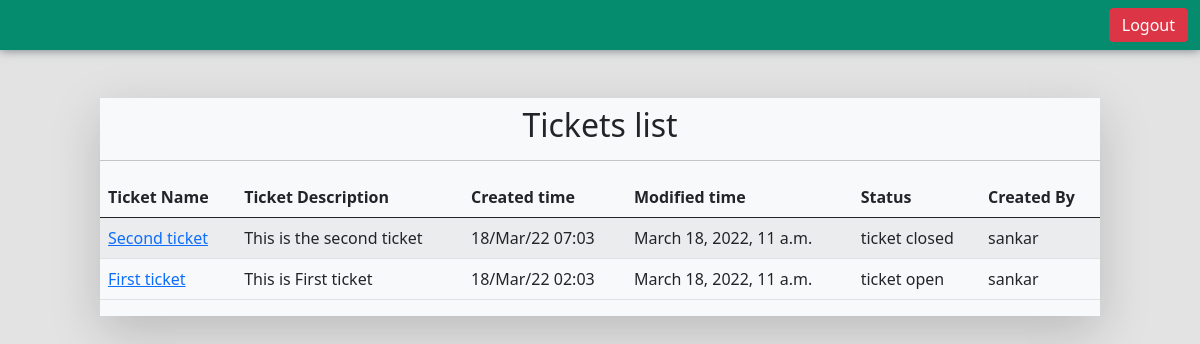
The app's page /adminpage, older data.
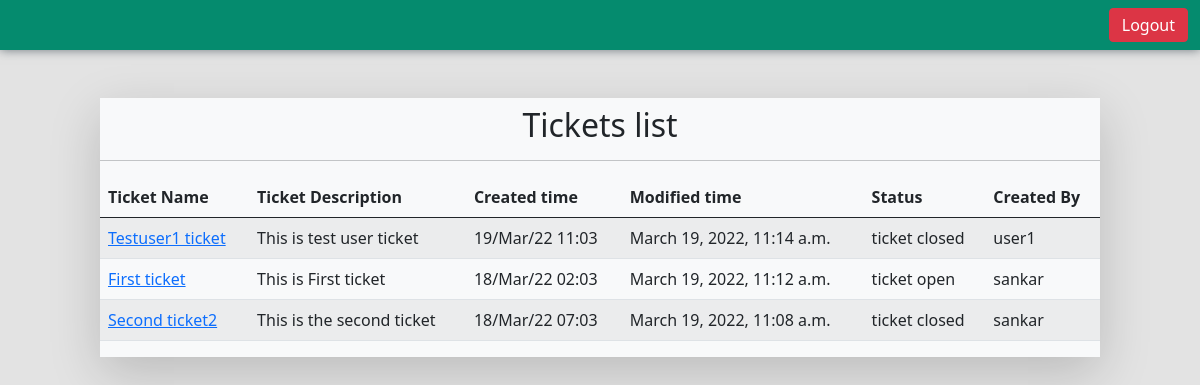
The same page, newer data.
### TMS_App/models.py (models this page shows)
class Ticket(models.Model):
    created=models.DateTimeField(auto_now_add=True)
    created_by=models.CharField(max_length=50,default=None,null=True)
    modified=models.DateTimeField(auto_now=True)
    STATUS = (
       ('ticket open','ticket open'),
       ('ticket under review','ticket under review'),
       ('ticket closed','closed'),
   )
    status=models.CharField(max_length=45,choices=STATUS,default='open')
    ticket_name=models.CharField(max_length=50)
    ticket_description=models.TextField(max_length=200)

### TMS_App/views.py (the view)
# urls.py: path('adminpage',views.admin),
def admin(request):
    ticket=Ticket.objects.all().order_by('-modified')
    if request.method=="POST":
        if request.POST.get("logout"):
            auth_logout(request)
            return redirect("/")
    return render(request,'adminpage.html',{'ticket':ticket})

### Templates/adminpage.html (shortened to what this page needs)
<!DOCTYPE html>
<html lang="en">
<head>
    <link rel="stylesheet" href="../Static/Css/bootstrap-main/css/bootstrap.min.css">
    <link rel="stylesheet" href="../Static/Css/styles.css?{% now " U " %}">
</head>
<body style="background-color: #e3e3e3 !important;">
    <div class="container-fluid mb-3 py-2 d-flex justify-content-end header align-items-center">
        <form method="post">{% csrf_token %}
            <button type="submit" value="logout" name="logout" class="btn btn-danger ms-2 py-1"> Logout </button>
        </form>
    </div>
    <div class="col-md-12 d-flex justify-content-center  mt-5">
        <div class="col-md-10  bg-light shadow-lg">
            <h2 class="text-center  pt-2">Tickets list</h2>
            <hr>
            <table class="table table-striped">
                <thead>
                    <tr>
                        <th scope="col">Ticket Name</th>
                        <th scope="col">Ticket Description</th>
                        <th scope="col">Created time</th>
                        <th scope="col">Modified time</th>
                        <th scope="col">Status</th>
                        <th scope="col">Created By</th>
                    </tr>
                </thead>
                <tbody>
                    {% for ticket in ticket %}
                    <tr>
                        <td><a href="/adminupdate/{{ticket.id}}">{{ticket.ticket_name}}</a></td>
                        <td>{{ticket.ticket_description}}</td>
                        <td>{{ticket.created|date:"d/M/y H:m"}}</td>
                        <td>{{ticket.modified}}</td>
                        <td>{{ticket.status}}</td>
                        <td>{{ticket.created_by}}</td>
                    </tr>
                    {% endfor %}
                </tbody>
            </table>
        </div>
    </div>
</body>
</html>

### Static/Css/styles.css (style rules this page uses)
* { margin: 0; padding: 0; box-sizing: border-box; }
body { background-color: #08b18c !important; }
.header { box-shadow: 0 0px 10px 0px rgb(110, 120, 126); background-color: #058b6e; color: aliceblue; }

Row changes from the older to the newer data that the page shows:
added Ticket: ticket_name "Testuser1 ticket", ticket_description "This is test user ticket", created "19/Mar/22 11:03", modified "March 19, 2022, 11:14 a.m.", status "ticket closed", created_by "user1"
changed Ticket "First ticket": modified "March 18, 2022, 11 a.m." → "March 19, 2022, 11:12 a.m."; moves up the list
changed Ticket "This is the second ticket": ticket_name "Second ticket" → "Second ticket2"; modified "March 18, 2022, 11 a.m." → "March 19, 2022, 11:08 a.m."
